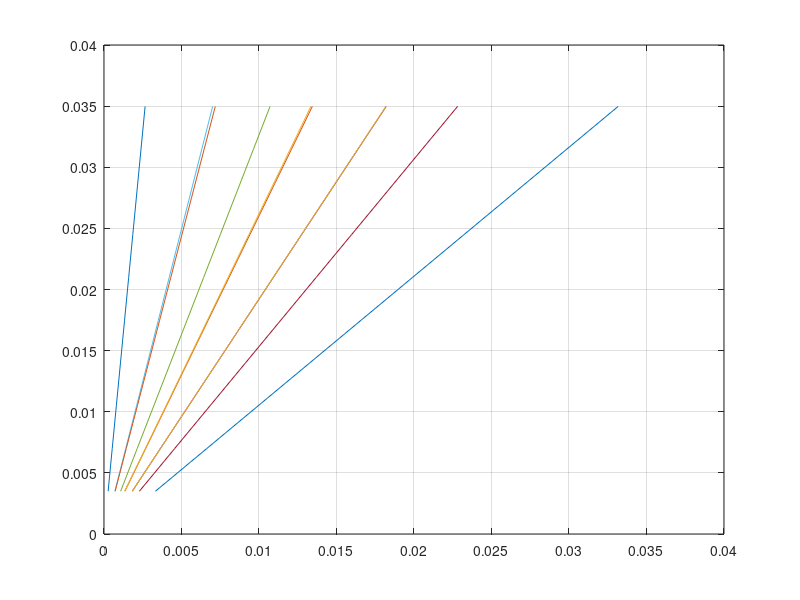

Write MATLAB code to recreate this figure.
xPosition = [1e-7 2e-7 3e-7 4e-7 5e-7 6e-7 7e-7 8e-7 9e-7 10e-7];
yPosition = [1e-7 2e-7 3e-7 4e-7 5e-7 6e-7 7e-7 8e-7 9e-7 10e-7];
m0 = 9.10938356e-31; % in Kg
mi = 0.26*m0;
kb = 1.3806452e-23; % in m2 Kg s-2 K-1
Vth = (kb*300)/mi;
xVelocity = Vth*rand(1,10);
yVelocity = sqrt(Vth.^2-(xPosition.^2));
time = 0.2e-12;
timesteps = 10;

% figure(1)
% plot(xPosition,yPosition,'.');
% title("Initial");
% grid on;
% 
% figure (2)
% plot(xPosition+xVelocity.*time,yPosition+yVelocity.*time,'.');
% title("1 step");
% grid on;

Xelectrons = zeros(timesteps,10);
Yelectrons = zeros(timesteps,10);


for i = 1:10
    Xelectrons(i,:) = xPosition+xVelocity.*time*i;
    Yelectrons(i,:) = yPosition+yVelocity.*time*i;
    
    figure(3)
    pause (0.5);
    plot(Xelectrons,Yelectrons);
    grid on;
   
    
    
end   






